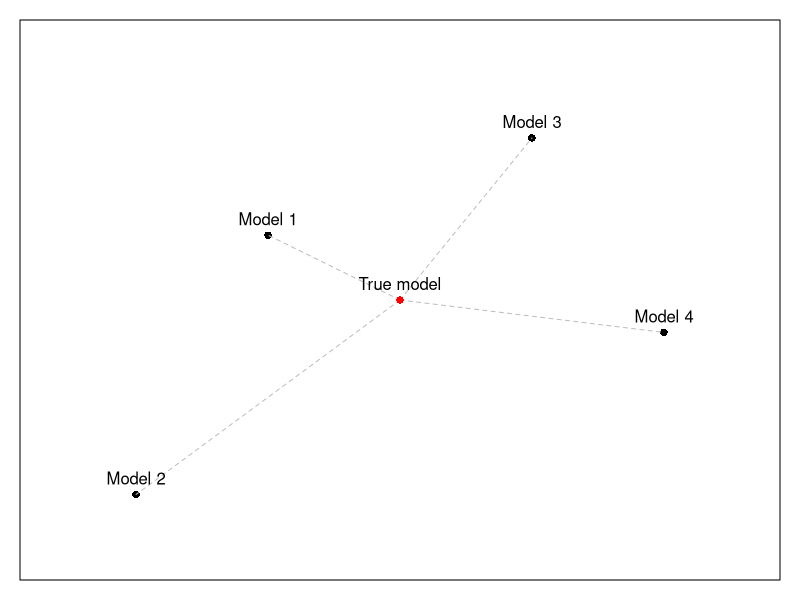

Recreate this plot in R.
## ---- chunk 1
par(mar=c(1,1,1,1))
plot(c(0,-3,-6,3,6),c(0,2,-6,5,-1),xlim=c(-8,8),ylim=c(-8,8),pch=16,axes=F,xlab="",ylab="")
lines(c(0,-3),c(0,2), col="grey", lty=2)
lines(c(0,-6),c(0,-6), col="grey", lty=2)
lines(c(0,3),c(0,5), col="grey", lty=2)
lines(c(0,6),c(0,-1), col="grey", lty=2)
points(0,0,col="red",pch=16)
text(c(0,-3,-6,3,6),c(0,2,-6,5,-1),c("True model","Model 1","Model 2","Model 3","Model 4"),pos=3)
box()
